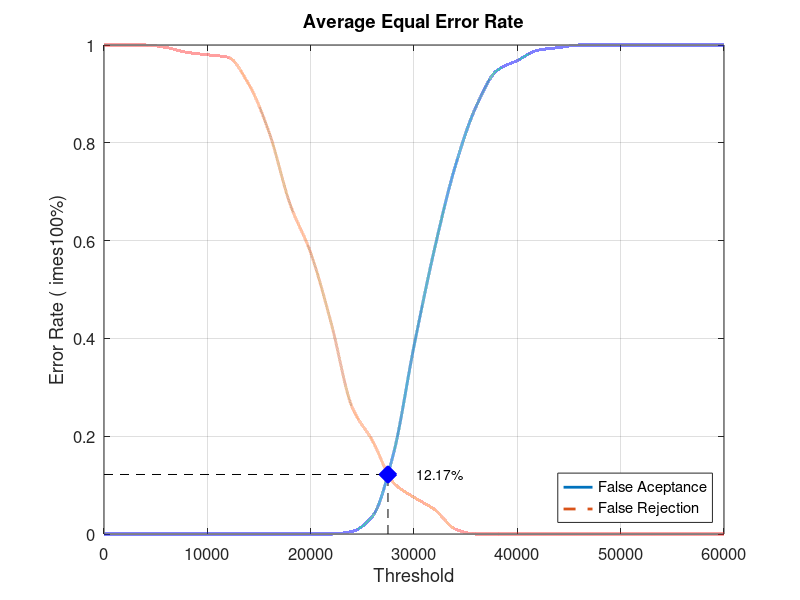
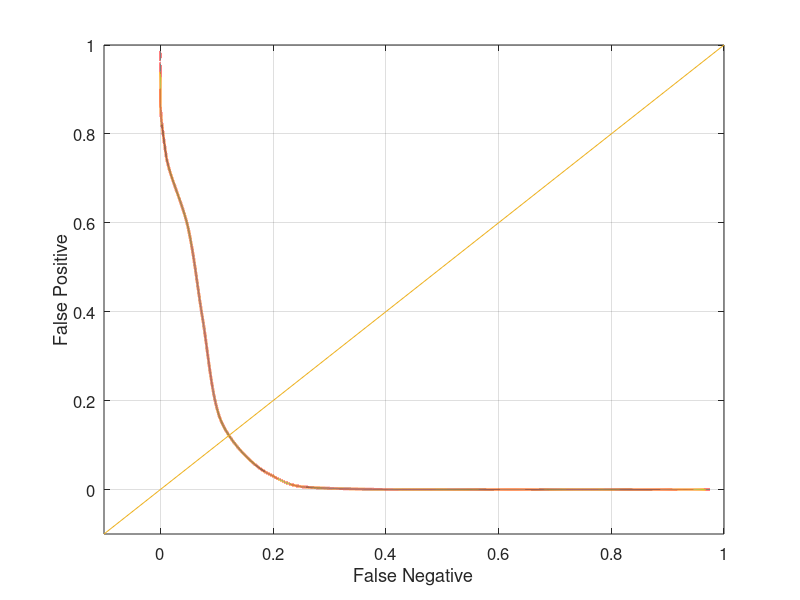

The MATLAB source for these figures, in order:
close all;
clear;
clc;
x = 0:2000:60000;
xq = 0:0.5:60000;

y0 = [0 0 0 0 0 0 0 0 0 0 0 0 0.00526316 0.0368421 0.163158 0.384211 0.584211 0.752632 0.873684 0.947368 0.968421 0.989474 0.994737 1 1 1 1 1 1 1 1]
yy0 = interp1(x, y0, xq, 'pchip');
y1 = [1 1 1 0.995 0.985 0.98 0.975 0.92 0.82 0.675 0.575 0.43 0.26 0.19 0.105 0.075 0.05 0.01 0 0 0 0 0 0 0 0 0 0 0 0 0]
yy1 = interp1(x, y1, xq, 'pchip');

% Calculating EER: 
y2 = abs(y0 - y1);
find(y2 == min(y2))
yy2 = abs(yy0 - yy1);
xEER = find(yy2 == min(yy2));
xEERIndex = xq(xEER) % X-axis EER
yEER = yy0(xEER) % Y-axis EER

main = figure
plot(xq, yy0,'-','LineWidth', 2);	hold on
plot(xq, yy1,'--','LineWidth', 2);	hold on
plot([xEERIndex xEERIndex], [0 yEER], 'k--');	hold on
plot([0 xEERIndex], [yEER yEER], 'k--');	hold on
plot(xEERIndex, yEER, 'bx', 'LineWidth', 10);	hold on
text(xEERIndex + 10 * xEERIndex / 100, yEER, [num2str(round((10000 * yEER)) / 100) '%'])
legend('False Aceptance', 'False Rejection', 'Location', 'SouthEast')
xlabel('Threshold')
ylabel('Error Rate (	imes100%)')
title('Average Equal Error Rate')
set(gca, 'FontSize', 12)
axis([0 60000 0 1])
grid on

print(main, 'Database4_1Main', '-dpng');
FNRxFPR = figure('Color', [1 1 1]);
plot(yy1, yy0, '-', yy1, yy0, 'LineWidth', 2);
hold on
y = -0.1:0.1:1
plot(y, y); 
set(gca, 'FontSize', 12)
xlabel('False Negative')
ylabel('False Positive')
axis([-0.1 1 -0.1 1])
set(gca, 'FontSize', 12)
grid on

print(FNRxFPR, 'Database4_1FNRxFPR','-dpng');
